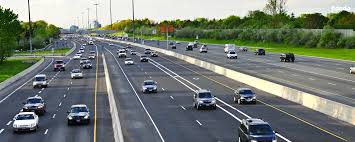
#> input picture pictures/highway.jpeg, 355 x 142 px
$ python rotate.py
#> lines starting #> are read from the running program, lines starting #| are printed output that depends on the picture
import cv2
import numpy as np


def myGetRotationMatrix2D(center, angle, scale):
    theta = np.deg2rad(angle)
    alpha = np.cos(theta) * scale
    beta = np.sin(theta) * scale

    (x, y) = center
    Matt = np.float32([
        [alpha, beta, (1 - alpha) * x - beta * y],
        [-beta,  alpha, beta * x + (1 - alpha) * y]
    ])
    return Matt

def rotateImage(image, angle, rotPoint=None):
    (height, width) = image.shape[:2]
    scale = 2.0

    if rotPoint is None:
        rotPoint = (width // 2, height // 2)
    #rotMat = cv2.getRotationMatrix2D(rotPoint, angle, 1.0)

    #not with ready function
    rotMat = myGetRotationMatrix2D(rotPoint, angle, scale)

    theta = np.deg2rad(angle)
    cos = np.abs(np.cos(theta) * scale)
    sin = np.abs(np.sin(theta) * scale)

    new_width = int((height * sin) + (width * cos))
    new_height = int((height * cos) + (width * sin))

    dimensions = (new_width, new_height)

    rotMat[0, 2] += (new_width / 2) - rotPoint[0]
    rotMat[1, 2] += (new_height / 2) - rotPoint[1]

    return cv2.warpAffine(image, rotMat, dimensions)

image_path = '../pictures/highway.jpeg'
image = cv2.imread(image_path)
#> image is the input picture: shape (142, 355, 3); mean B, G, R 116.2, 123.6, 115.9

#rotated = rotateImage(image, 45, (0, 0))
rotated = rotateImage(image, 45)
#> in rotateImage, `return cv2.warpAffine(image, rotMat, dimensions)`:
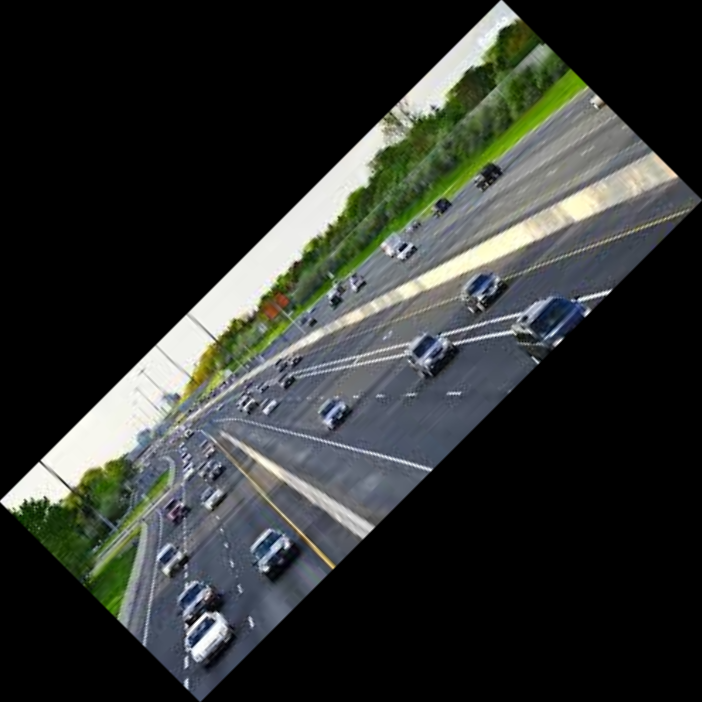
#> returned value: shape (702, 702, 3); mean of channels 0, 1, 2 47.6, 50.6, 47.5; drawn as B, G, R

cv2.imshow('Rotated', rotated)
cv2.imshow('Original Image', image)

rrotated = rotateImage(rotated, -45)
#> call 2 of rotateImage, with angle = -45
#> in rotateImage (call 2), `return cv2.warpAffine(image, rotMat, dimensions)`:
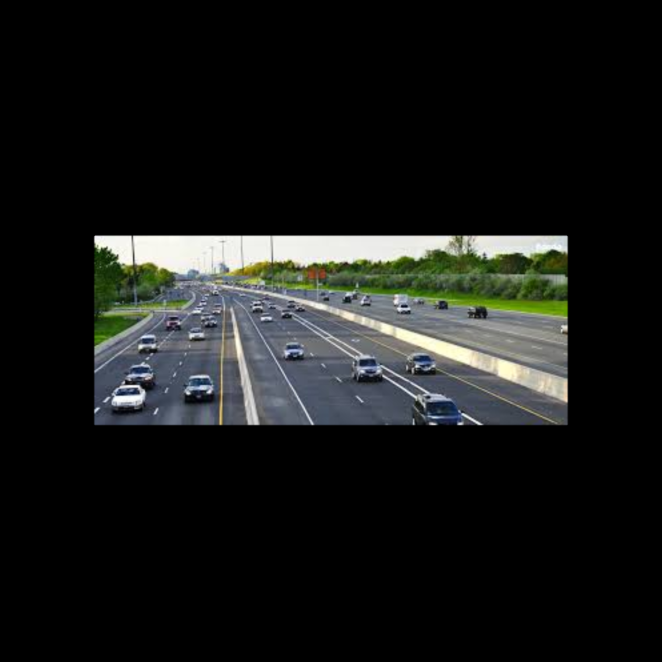
#> returned value: shape (1985, 1985, 3) (shown at 1/3 size); mean of channels 0, 1, 2 23.8, 25.3, 23.7; drawn as B, G, R
#cv2.imshow('Double Rotated', rrotated)#maragli bir sey olacaq :)
cv2.waitKey(0)


#crop, rotate, and combine
'''
import cv2
import os
import numpy as np

def rotateImage(image, angle, rotPoint=None):
    if rotPoint is None:
        (h, w) = image.shape[:2]
        h //= 2
        w //= 2
        rotPoint = (h, w)

        dimensions = (w, h)

        rotMat = cv2.getRotationMatrix2D(rotPoint, angle, 1.0)

        return cv2.warpAffine(image, rotMat, dimensions)


image_path = '../pictures/highway.jpeg'
try:
    if not os.path.exists(image_path):
        raise FileNotFoundError()
    image = cv2.imread(image_path)

    if image is None:
        raise ValueError()

    cropped = image[100:200, 200:300]
    cropped = rotateImage(cropped, 90)

    cropped = cv2.resize(cropped, (image.shape[1], image.shape[0]))

    result = np.hstack((image, cropped))
    cv2.imshow('Result', result)
    cv2.waitKey(0)

except FileNotFoundError as fnf:
    print(f'File path is not correct{fnf}.')
except ValueError as ve:
    print(f'Unable to open the image! {ve}')
except KeyboardInterrupt:
    print('Exitin by CTRL + C.')
except Exception as e:
     print(f'Unexpected error occured!{e}')
finally:
    cv2.destroyAllWindows()
'''

$ run again, with pictures/messi.jpeg copied over pictures/highway.jpeg
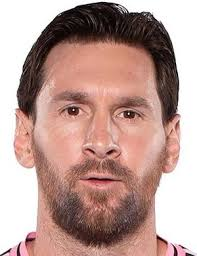
#> input picture pictures/messi.jpeg, 197 x 256 px
#> image is the input picture: shape (256, 197, 3); mean B, G, R 148.4, 155.5, 187.3
#> in rotateImage, `return cv2.warpAffine(image, rotMat, dimensions)`:
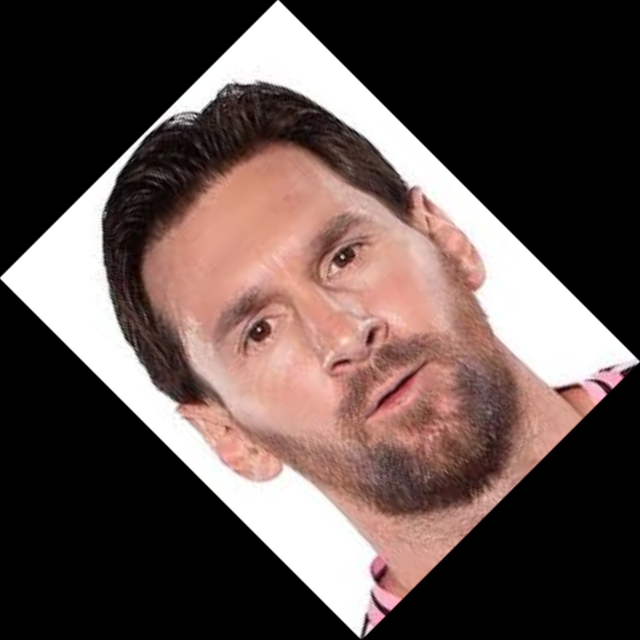
#> returned value: shape (640, 640, 3); mean of channels 0, 1, 2 73.1, 76.6, 92.2; drawn as B, G, R
#> in rotateImage (call 2), `return cv2.warpAffine(image, rotMat, dimensions)`:
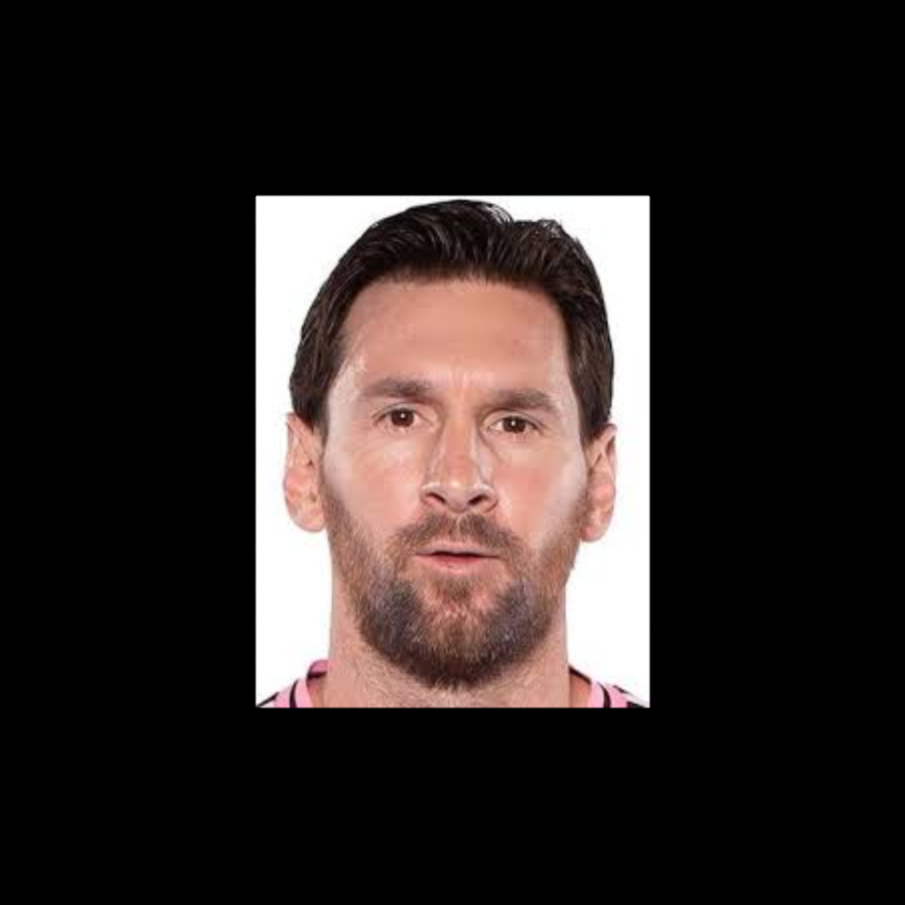
#> returned value: shape (1810, 1810, 3) (shown at 1/2 size); mean of channels 0, 1, 2 36.5, 38.3, 46.1; drawn as B, G, R
